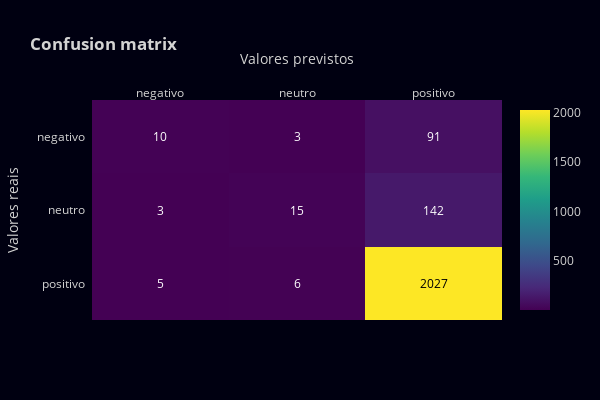

Source (notebook cell):
### Markdown cell above
O XGBoost é um algoritmo de aprendizado de máquina, baseado em árvore de decisão e que utiliza uma estrutura de Gradient boosting. XGBoost e Gradient Boosting Machines (GBMs) são ambos métodos de árvore que aplicam o princípio de impulsionar weak learners usando a arquitetura de gradiente descendente. No entanto, o XGBoost aprimora a estrutura básica do GBM por meio da otimização de sistemas e aprimoramentos algorítmicos.<br/>

Em problemas de previsão envolvendo dados não estruturados, como imagens, textos e vídeos, as redes neurais artificiais tendem a superar vários outros algoritmos ou frameworks. No entanto, quando se trata de dados estruturados/tabulares, algoritmos baseados em árvore de decisão são considerados os melhores da sua classe no momento<br/>

Desde a sua criação, o algoritmo XGBoost tem sido o mais vitorioso no Kaggle. Além disso, também tem sido utilizado em várias aplicações de ponta na indústria. Por isso decidi trazê-lo para este projeto, vamos implementar utilizando o Pipeline de execuções também.

### Code cell
pipe = Pipeline([
    ('bow', CountVectorizer()), 
    ('tfid', TfidfTransformer()),  
    ('model', xgb.XGBClassifier(
        learning_rate=0.05,
        max_depth=30,
        n_estimators=100,
        use_label_encoder=False,
        eval_metric='auc',
        # colsample_bytree=0.8,
        # subsample=0.7,
        # min_child_weight=5,
    ))
])

# Treiamento do modelo
pipe.fit(x_train, y_train)

# Realização das previsões
y_pred_class = pipe.predict(x_test)
y_pred_train = pipe.predict(x_train)

#Visualizando os resultados
resultadosXGB = round(metrics.accuracy_score(y_test, y_pred_class) * 100, 2)
print('Acurácia do treinamento: {}%'.format(round(metrics.accuracy_score(y_train, y_pred_train) * 100, 2)))
print('Acurácia dos testes: {}%'.format(resultadosXGB))


#Salvando resultado
resultado = {
    'MÉTODO': 'XGBoost',
    'ACURÁCIA': resultadosXGB
}
lista_resultados.append(resultado)

conf_matrix(metrics.confusion_matrix(y_test, y_pred_class))

### Figure 1 — Plotly figure (JSON) as saved in the notebook; plotly's stock layout.template omitted (floating-point values rounded to 4 significant figures)
{"data": [{"colorscale": [[0, "#440154"], [0.1111, "#482878"], [0.2222, "#3e4989"], [0.3333, "#31688e"], [0.4444, "#26828e"], [0.5556, "#1f9e89"], [0.6667, "#35b779"], [0.7778, "#6ece58"], [0.8889, "#b5de2b"], [1, "#fde725"]], "reversescale": false, "showscale": true, "type": "heatmap", "x": ["negativo", "neutro", "positivo"], "y": ["positivo", "neutro", "negativo"], "z": [[5, 6, 2027], [3, 15, 142], [10, 3, 91]]}], "layout": {"annotations": [{"font": {"color": "#FFFFFF"}, "showarrow": false, "text": "5", "x": "negativo", "xref": "x", "y": "positivo", "yref": "y"}, {"font": {"color": "#FFFFFF"}, "showarrow": false, "text": "6", "x": "neutro", "xref": "x", "y": "positivo", "yref": "y"}, {"font": {"color": "#000000"}, "showarrow": false, "text": "2027", "x": "positivo", "xref": "x", "y": "positivo", "yref": "y"}, {"font": {"color": "#FFFFFF"}, "showarrow": false, "text": "3", "x": "negativo", "xref": "x", "y": "neutro", "yref": "y"}, {"font": {"color": "#FFFFFF"}, "showarrow": false, "text": "15", "x": "neutro", "xref": "x", "y": "neutro", "yref": "y"}, {"font": {"color": "#FFFFFF"}, "showarrow": false, "text": "142", "x": "positivo", "xref": "x", "y": "neutro", "yref": "y"}, {"font": {"color": "#FFFFFF"}, "showarrow": false, "text": "10", "x": "negativo", "xref": "x", "y": "negativo", "yref": "y"}, {"font": {"color": "#FFFFFF"}, "showarrow": false, "text": "3", "x": "neutro", "xref": "x", "y": "negativo", "yref": "y"}, {"font": {"color": "#FFFFFF"}, "showarrow": false, "text": "91", "x": "positivo", "xref": "x", "y": "negativo", "yref": "y"}], "height": 400, "title": {"text": "<b>Confusion matrix</b>"}, "width": 600, "xaxis": {"dtick": 1, "gridcolor": "rgb(0, 0, 0)", "side": "top", "ticks": "", "title": {"text": "Valores previstos"}}, "yaxis": {"dtick": 1, "ticks": "", "ticksuffix": "  ", "title": {"text": "Valores reais"}}}}
